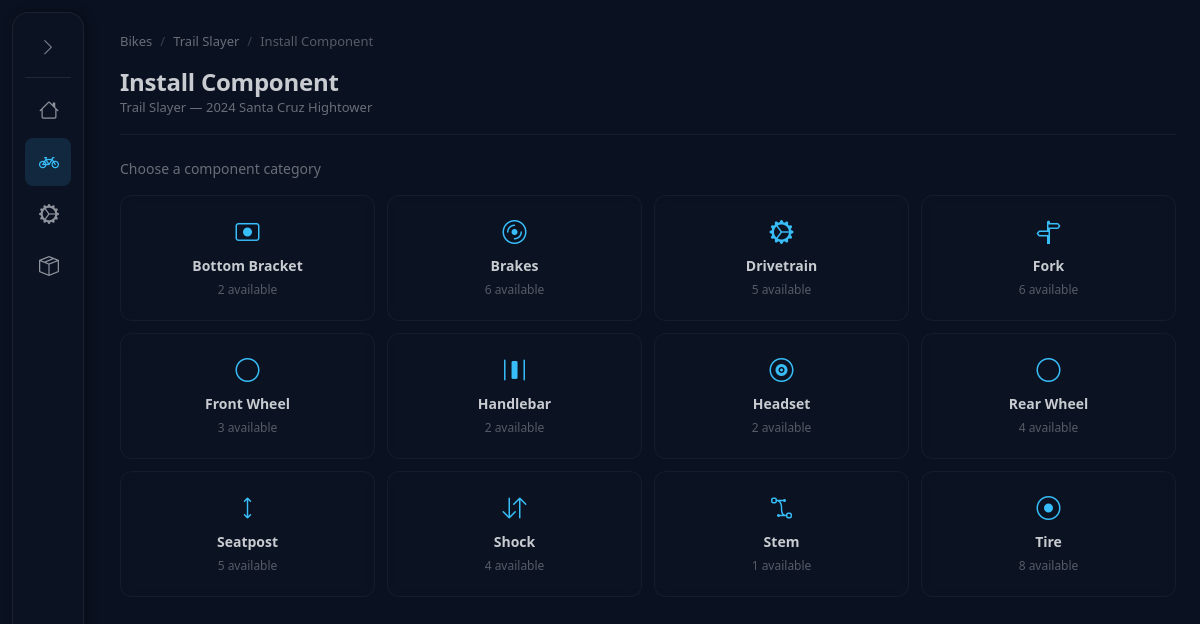
Page /bikes/1/install on the committed database.
### tables this page shows
CREATE TABLE bikes (
    id INTEGER PRIMARY KEY AUTOINCREMENT,
    name TEXT NOT NULL,
    frame_id INTEGER NOT NULL REFERENCES frames(id) ON DELETE CASCADE,
    notes TEXT
);

CREATE TABLE frames (
    id INTEGER PRIMARY KEY AUTOINCREMENT,
    brand TEXT NOT NULL,
    model TEXT NOT NULL,
    year INTEGER,
    notes TEXT
);

### app.py (the view, shortened to what this page needs)
@app.route('/bikes/<int:bike_id>/install', methods=['GET', 'POST'])
def bike_install(bike_id):
    bike = query_db("""
        SELECT b.id, b.name, b.frame_id,
               f.brand, f.model AS frame_model, f.year
        FROM bikes b
        JOIN frames f ON b.frame_id = f.id
        WHERE b.id = ?
    """, (bike_id,), one=True)
    if not bike:
        flash('Bike not found.', 'danger')
        return redirect(url_for('bikes_list'))
    components = query_db("SELECT * FROM components ORDER BY component_type, manufacturer")
    types_with_counts = query_db("""
        SELECT component_type, COUNT(*) as cnt
        FROM components GROUP BY component_type ORDER BY component_type
    """)
    components_by_type = {}
    for c in components:
        ct = c['component_type']
        if ct not in components_by_type:
            components_by_type[ct] = []
        components_by_type[ct].append(dict(c))
    return render_template('bike_install.html', bike=bike,
                           components=components,
                           types_with_counts=types_with_counts,
                           components_by_type=components_by_type,
                           components_json=json.dumps({ct: lst for ct, lst in components_by_type.items()}),
                           icon_map=COMPONENT_TYPE_ICONS)

### app.py (called while the page is built)
def get_db():
    if 'db' not in g:
        g.db = sqlite3.connect(DATABASE)
        g.db.row_factory = sqlite3.Row
        g.db.execute("PRAGMA foreign_keys = ON")
    return g.db

def query_db(query, args=(), one=False):
    cur = get_db().execute(query, args)
    rv = cur.fetchall()
    cur.close()
    return (rv[0] if rv else None) if one else rv

### templates/bike_install.html (shortened to what this page needs)
{% extends "base.html" %}
{% block content %}
<div class="dash-breadcrumbs">
    <a href="{{ url_for('bikes_list') }}">Bikes</a>
    <span class="sep"></span>
    <a href="{{ url_for('bike_detail', bike_id=bike.id) }}">{{ bike.name }}</a>
    <span class="sep"></span>
    <span>Install Component</span>
</div>
<div class="page-header">
    <div>
        <h1 class="page-title">Install Component</h1>
        <p class="page-subtitle">{{ bike.name }} &mdash; {{ bike.year }} {{ bike.brand }} {{ bike.frame_model }}</p>
    </div>
</div>
<div id="stepCategory">
    <p class="text-sm text-base-content/50 mb-4">Choose a component category</p>
    <div class="grid grid-cols-2 sm:grid-cols-3 md:grid-cols-4 gap-3">
        {% for t in types_with_counts %}
        <button type="button" onclick="selectCategory('{{ t.component_type }}')" class="list-card text-center cursor-pointer">
            <i class="{{ icon_map.get(t.component_type, 'bi-box') }} text-2xl text-primary block mb-2"></i>
            <span class="font-semibold text-sm capitalize block">{{ t.component_type.replace('_', ' ') }}</span>
            <span class="text-xs text-base-content/40">{{ t.cnt }} available</span>
        </button>
        {% endfor %}
    </div>
</div>
{% endblock %}

### static/style.css (style rules this page uses)
.page-header { display: flex; flex-wrap: wrap; align-items: flex-end; justify-content: space-between; gap: 1rem; padding-bottom: 1rem; margin-bottom: 1.5rem; border-bottom: 1px solid oklch(var(--bc) / 0.06); }
.page-title { font-size: 1.5rem; font-weight: 700; letter-spacing: -0.01em; line-height: 1.2; }
.page-subtitle { font-size: 0.8125rem; color: oklch(var(--bc) / 0.5); margin-top: 0.125rem; }
.dash-breadcrumbs { display: flex; align-items: center; gap: 0.375rem; font-size: 0.8125rem; color: oklch(var(--bc) / 0.4); margin-bottom: 1rem; }
.dash-breadcrumbs a { color: oklch(var(--bc) / 0.5); text-decoration: none; transition: color 0.15s; }
.dash-breadcrumbs .sep::before { content: '/'; margin: 0 0.125rem; color: oklch(var(--bc) / 0.25); }
.list-card { background: oklch(var(--b2) / 0.5); backdrop-filter: blur(6px); -webkit-backdrop-filter: blur(6px); border: 1px solid oklch(var(--bc) / 0.06); border-radius: 0.75rem; padding: 1.25rem; text-decoration: none; color: inherit; transition: transform 0.2s ease, box-shadow 0.2s ease, border-color 0.2s ease; }

### rows in the picture
bikes: name "Trail Slayer"
frames: year "2024", brand "Santa Cruz", frame_model "Hightower"

### other values in the picture
{{ t.component_type.replace('_', ' ') }} "Bottom Bracket" "Brakes" "Drivetrain" "Fork" "Front Wheel" "Handlebar" "Headset" "Rear Wheel" "Seatpost" "Shock" "Stem" "Tire"
{{ t.cnt }} "2" "6" "5" "6" "3" "2" "2" "4" "5" "4" "1" "8"
